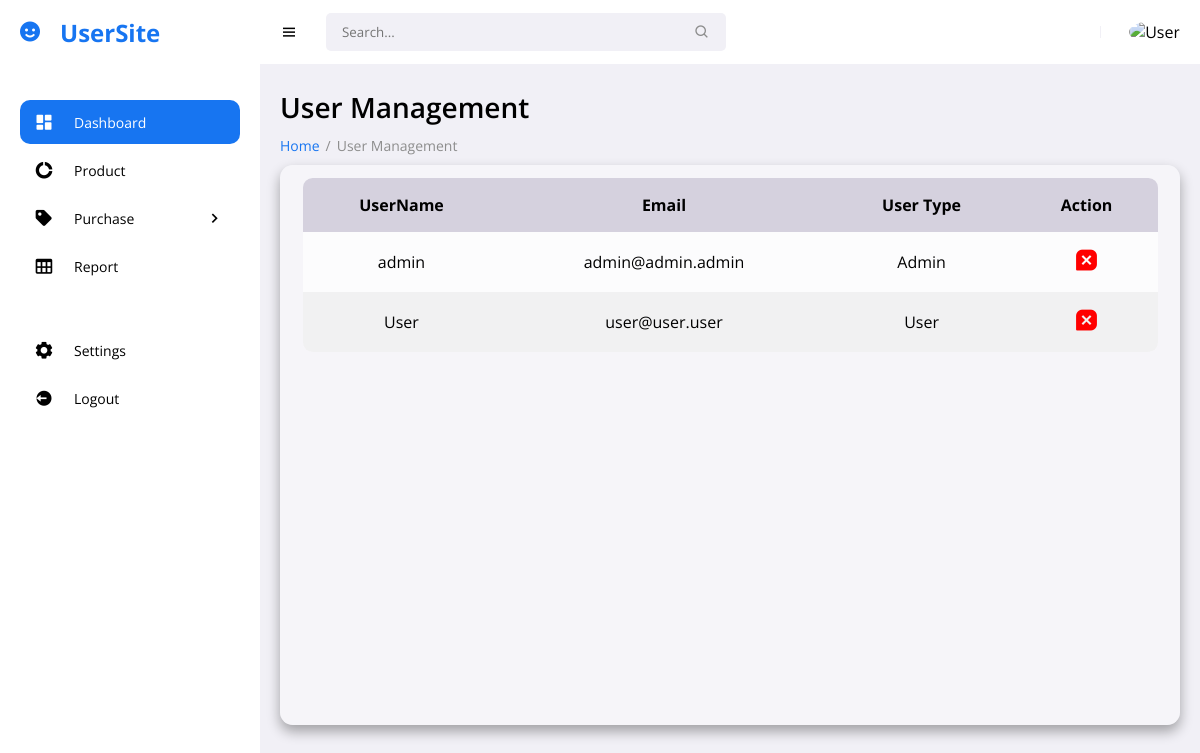
Before: /usermanagement.php (signed in) with the older database file.
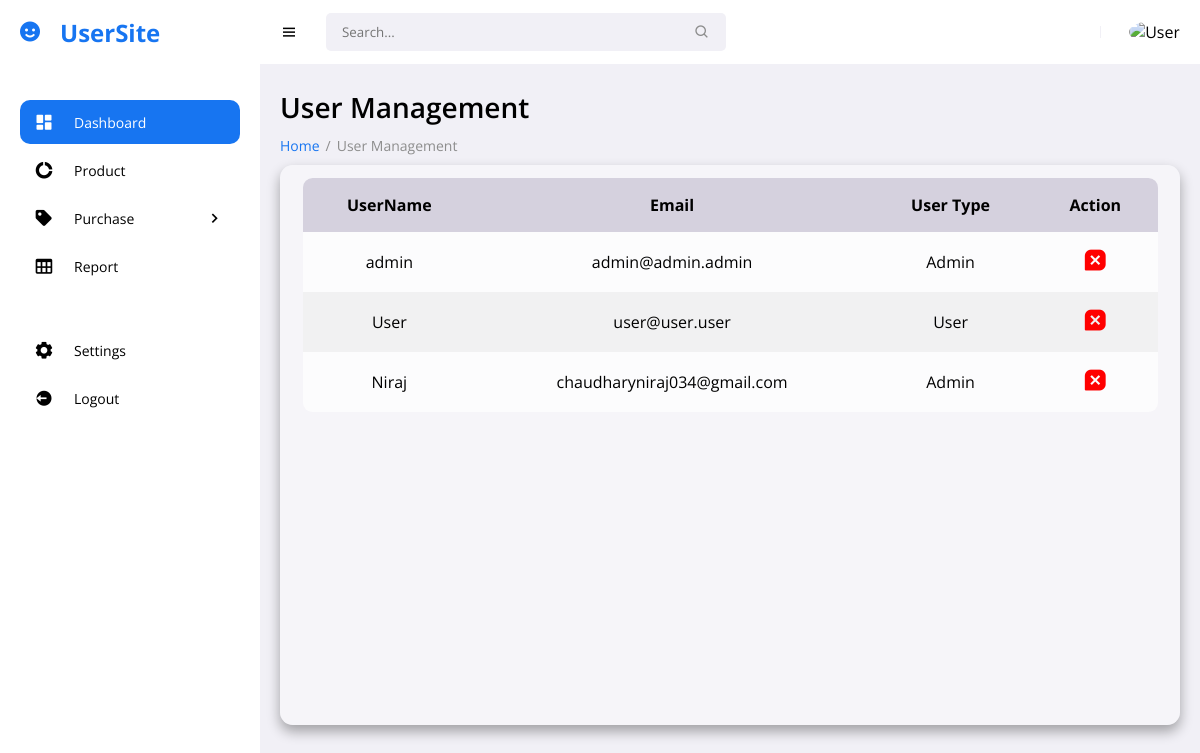
After: the same page with the newer database file.
### tables this page shows
CREATE TABLE `users` (
  `user_id` int(11) NOT NULL,
  `username` varchar(255) NOT NULL,
  `email` varchar(255) NOT NULL,
  `password` varchar(255) NOT NULL,
  `cpassword` varchar(255) NOT NULL,
  `user_type` int(11) NOT NULL,
  `reset_token_hash` varchar(64) DEFAULT NULL,
  `reset_token_expires_at` datetime DEFAULT NULL
);

### usermanagement.php (the view, shortened to what this page needs)
<!DOCTYPE html>
<html lang="en">
<head>
	<link href='https://unpkg.com/boxicons@2.0.9/css/boxicons.min.css' rel='stylesheet'>
	<link rel="stylesheet" href="assets/css/style.css">
	<link rel="stylesheet" href="assets/css/add.css">
</head>
<body>
<section id="sidebar">
    <?php
        if($_SESSION['user_type'] == 1){
            include 'layouts/user_menu.php';
        }
        else{
            include 'layouts/admin_menu.php';
        }
    ?>
<main >
    <h1 class="title">User Management</h1>
    <ul class="breadcrumbs">
        <li><a href="index.php">Home</a></li>
        <li class="divider">/</li>
        <li><a href="usermanagement.php" class="active">User Management</a></li>
    </ul>
    <div class="content">
        <div class="table">
            <section class="table_body">
                <table>
                    <?php
                        include 'includes/connection.php';
                    ?>
                    <thead>
                        <tr>
                            <th>UserName</th>
                            <th>Email</th>
                            <th>User Type</th>
                            <th>Action</th>
                        </tr>
                    </thead>
                    <tbody>
                        <?php
                            $query = "SELECT * FROM users";
                            $result = mysqli_query($con,$query);
                            while($row= mysqli_fetch_array($result)){
                                $id = $row['user_id'];
                                $username = $row['username'];
                                $email = $row['email'];
                                $type = $row['user_type'];
                            ?>
                            <tr>
                                <td><?php  echo $username?></td>
                                <td><?php  echo $email ?></td>
                                <td><?php  if($type == 1){
                                                echo "User";
                                            }
                                            else{echo "Admin";}
                                ?></td>
                                <td><a onclick="return confirm('Are you sure you want to delete?')" href="./deleteuser.php?id=<?php echo $id; ?>"><i class='bx bxs-message-square-x' style="font-size:25px;color:red;"></i></a></td>
                            </tr>
                    <?php
                    }
                    ?>
                    </tbody>
                </table>
            </section>
        </div>
    </div>
</main>
</section>
</body>
</html>

Changed rows visible on the page:
added users: username "Niraj", email "chaudharyniraj034@gmail.com", user_type "Admin"
